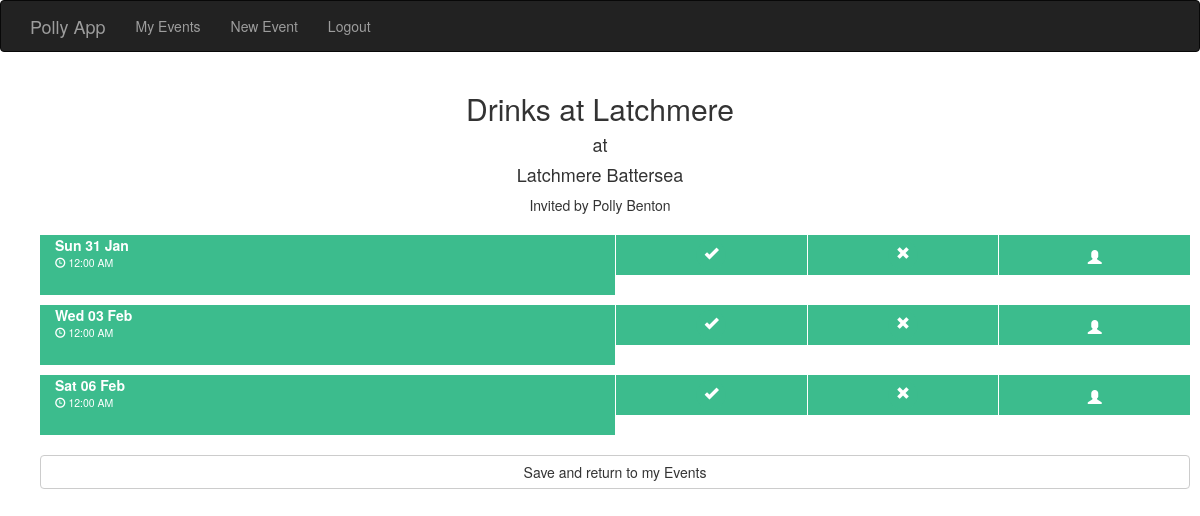
The app's page /event_details/14 (signed in) with its own data.
### app/models.py (models this page shows, shortened)
class Event(db.Model):
	__tablename__ = "events"
	id = db.Column(db.Integer, primary_key=True)
	name = db.Column(db.String(120), unique=False)
	location = db.Column(db.String(120), unique=False)
	admin_id = db.Column(db.Integer, db.ForeignKey("users.id"))
	deleted = db.Column(db.Boolean, unique=False, default = False)
	invites_sent = db.Column(db.Boolean, unique=False, default = False)
	confirmed = db.Column(db.Boolean, unique=False, default = False)
	eventdates = db.relationship('EventDate', backref=db.backref('event', lazy='select'))  #RELATIONSHIP DECLARATION

class User(UserMixin, db.Model):
	__tablename__ = "users"
	id = db.Column(db.Integer, primary_key=True)
	firstname = db.Column(db.String(64), unique=False)
	surname = db.Column(db.String(64), unique=False)
	email = db.Column(db.String(120), index=True, unique=True)
	phone = db.Column(db.String(120), index=True, unique=True)
	group = db.Column(db.String(64), index=True, unique=False)
	password_hash = db.Column(db.String(128))
	events = db.relationship("Event",backref="user",lazy="select") #RELATIONSHIP DECLARATION
	eventsinvites = db.relationship("EventInvite",backref="user",lazy="select") #RELATIONSHIP DECLARATION
	@property
	def password(self):
		raise AttributeError("password is not a readable attribute")

class EventDate(db.Model):
	__tablename__ = "eventdates"
	id = db.Column(db.Integer, primary_key=True)
	event_id = db.Column(db.Integer, db.ForeignKey("events.id"))
	date = db.Column(db.DateTime, unique=False)
	confirmed = db.Column(db.Boolean, unique=False, default = False)
	eventinvites = db.relationship('EventInvite', backref=db.backref('eventdate', lazy='select'))  #RELATIONSHIP DECLARATION

class EventInvite(db.Model):
	__tablename__ = "eventinvites"
	id = db.Column(db.Integer, primary_key=True)
	eventdate_id = db.Column(db.Integer, db.ForeignKey("eventdates.id"))
	invited_id = db.Column(db.Integer, db.ForeignKey("users.id"))
	status =  db.Column(db.Integer, unique=False) #1 is attending, 0 is not replied, -1 is not attending

### app/views.py (the view)
@app.route('/event_details/<int:event_id>', methods=['GET', 'POST'])
@login_required
def event_details(event_id):
	event = Event.query.filter_by(id = event_id).first()
	eventdates = EventDate.query.filter_by(event_id = event_id).all()
	eventdates.sort(key = lambda r: r.date)
	invitees = EventInvite.query.join(EventDate).filter_by(event_id = event_id).all()
	attendance_dict = {}
	for eventdate in eventdates:
		attendance_dict[eventdate.id] = {"attending":0,"cant_make_it":0,"not_replied":0}
		for invitee in invitees:
			if invitee.eventdate.id == eventdate.id:
				if invitee.status == 1:
					attendance_dict[eventdate.id]["attending"] = attendance_dict[eventdate.id]["attending"] + 1
				elif invitee.status == -1:
					attendance_dict[eventdate.id]["cant_make_it"] = attendance_dict[eventdate.id]["cant_make_it"] + 1
				elif invitee.status == 0:
					attendance_dict[eventdate.id]["not_replied"] = attendance_dict[eventdate.id]["not_replied"] + 1
	admin = User.query.filter_by(id = event.admin_id).first()
	if event.confirmed:
		return render_template("event_details_confirmed.html", title="Event_details", event = event , eventdates = eventdates, invitees = invitees, admin = admin, attendance_dict=attendance_dict)
	elif event.confirmed == False:
		if event.admin_id == current_user.id:
			return render_template("event_details_admin.html", title="Event_details", event = event , eventdates = eventdates, invitees = invitees, admin = admin, attendance_dict=attendance_dict)
		elif current_user.id in [invitee.invited_id for invitee in invitees]:
			return render_template("event_details_invited.html", title="Event_details", event = event , eventdates = eventdates, invitees = invitees, admin = admin)
		else:
			return "You are not admin or invited to " + event.name

### app/models.py (called while the page is built)
@login_manager.user_loader
def load_user(user_id):
	return User.query.get(int(user_id))

### app/templates/event_details_invited.html (shortened to what this page needs)
{% extends "base_test.html" %}
{%block head%}
<link rel="stylesheet" href="{{url_for("static", filename = "event_details_invited.css")}}" />
{%endblock%}
{% block content %}
<div class = "container">
	<div class = "row">
		<div class = "col-sm-12">
			<h2 style = "text-align: center"> {{ event.name }} </h2>
			<h4 style = "text-align: center"> at </h4>
			<h4 style = "text-align: center"> {{event.location}} </h4>
			<p style = "text-align: center"> Invited by {{ admin.firstname}} {{ admin.surname}} </p>
		</div>
	</div>
{%for eventdate in eventdates%}
	<div class = "container container-eventdate">
		<div class = "row">
			<div class = "col-xs-6 eventdate-box">
				<div class = "col-xs-4">
					<div class = "col-xs-12 eventdate-date">
						{{eventdate.date.strftime("%a %d %b")}}
					</div>
					<div class = "col-xs-12 eventdate-time">
						<span class="glyphicon glyphicon-time"></span> <span>{{eventdate.date.strftime("%I:%M %p")}}</span>
					</div>
				</div>
			</div>
			<div class = "col-xs-6 attend-cant-make-it-box">
				<div class = "col-xs-4 col-attend-cant-make-it">
					{%for invitee in invitees%}
						{%if invitee.eventdate.id == eventdate.id and invitee.invited_id == current_user.id%}
							{%if invitee.status == 1%}
							<a type = "button" id = "{{invitee.id}}" class = "btn btn-attend btn-selected">
							{%else%}
							<a type = "button" id = "{{invitee.id}}" class = "btn btn-attend">
							{%endif%}
						{%endif%}
					{%endfor%}
						<span class="glyphicon glyphicon-center glyphicon-ok"></span>
					</a>
				</div>
				<div class = "col-xs-4 col-attend-cant-make-it">
					{%for invitee in invitees%}
						{%if invitee.eventdate.id == eventdate.id and invitee.invited_id == current_user.id%}
							{%if invitee.status == -1%}
							<a type = "button" id = "{{invitee.id}}" class = "btn btn-cant-make-it btn-selected">
							{%else%}
							<a type = "button" id = "{{invitee.id}}" class = "btn btn-cant-make-it">
							{%endif%}
						{%endif%}
					{%endfor%}
						<span class="glyphicon glyphicon-center glyphicon-remove"></span>
					</a>
				</div>
				<div class = "col-xs-4 col-attend-cant-make-it">
					<button type="button" class="btn btn-who-can-come dropdown-toggle" data-toggle="dropdown" >
						<span class="glyphicon glyphicon-user"></span>
					</button>
				</div>
			</div>
		</div>
	</div>
	{%endfor%}
	<div class = "container container-eventdate">
		<div class = "row eventdate-row">
			<div class = "col-xs-12">
				<a type = "button" class = "btn btn-default btn-block" href="{{url_for("index")}}">
					Save and return to my Events
				</a>
			</div>
		</div>
	</div>
</div>
{% endblock %}

### app/static/event_details_invited.css (style rules this page uses)
.container-eventdate { padding-left:10px; padding-right:10px; padding-top:10px; }
.eventdate-box { padding-right:0px; background-color: #3CBC8D; height:60px; color:white; background-clip: content-box; }
.eventdate-date { font-size: 1em; font-weight: bold; padding: 0px }
.eventdate-time { font-size: 0.75em; padding:0px; }
.btn-attend { background-color: #3CBC8D; height:30px; margin-top:5px; margin-bottom:5px; width:30px; border-radius:15px; padding:0px; color:white; background-clip: content-box; text-align:center; font-weight:bold; border-color:white; border-style:none; }
.btn-cant-make-it { background-color: #3CBC8D; height:30px; margin-top:5px; margin-bottom:5px; width:30px; border-radius:15px; padding:0px; color:white; background-clip: content-box; text-align:center; font-weight:bold; border-color:white; border-style:none; }
.glyphicon-center { text-align: center; vertical-align: middle; }
.btn-who-can-come { background-color: #3CBC8D; height:40px; color:white; background-clip: content-box; text-align:center; font-weight:bold; padding-top:10px; }
.attend-cant-make-it-box { background-color: #3CBC8D; height:40px; color:white; background-clip: content-box; padding-left:0px; text-align:center; font-weight:bold; text-align:center; }
.col-attend-cant-make-it { border-left-color:white; border-left-style:solid; border-left-width: 1px; border-radius:0; text-align:center; }
.eventdate-row { padding-top:10px }

### records on screen
Event: name "Drinks at Latchmere", location "Latchmere Battersea"
User: firstname "Polly", surname "Benton"
EventDate: date "Sun 31 Jan", date "12:00 AM"
EventDate: date "Wed 03 Feb", date "12:00 AM"
EventDate: date "Sat 06 Feb", date "12:00 AM"
